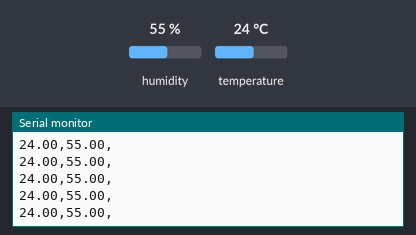
Bench run of a sketch on a simulated Arduino Uno, built with avr-gcc and run on an emulated ATmega328P. Parts: the last lines printed to the serial monitor. The inputs (shaded band) are chosen by the test bench; at power-on: humidity 55 %, temperature 24 °C.

Above: at 1.2 s.
1.3 s: humidity set to 22 %
At 1.35 s:
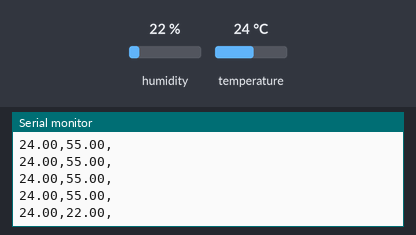
2.8 s: temperature set to 12 °C
At 2.83 s:
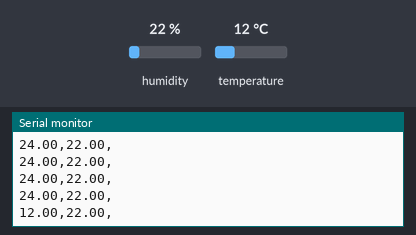
4.3 s: humidity set to 40 %
At 4.32 s:
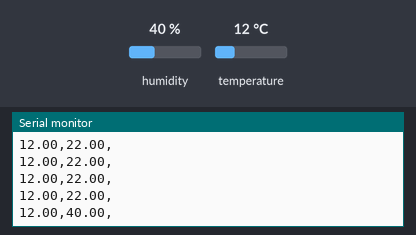
Timing chart, 0 to 7.3 s (numbered marks = the images above; inputs shaded):
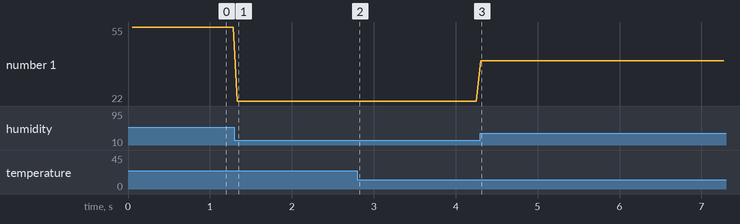

Measured:
- after the input at 1.3 s, the serial monitor: prints a new line at once (image 1)
- after the input at 2.8 s, the serial monitor: prints a new line at once (image 2)
- after the input at 4.3 s, the serial monitor: prints a new line at once (image 3)
- plotted number 1: 55 → 22 after the input at 1.3 s, 22 → 40 after the input at 4.3 s

The sketch:

sheets.ino
```cpp
#include <Arduino.h>

#include <Adafruit_Sensor.h>
#include <DHT.h>
#include <DHT_U.h>

#include <stdint.h>
// https://www.microsoft.com/en-us/download/confirmation.aspx?id=56976
constexpr uint8_t sensorPin{15};
constexpr uint8_t channelsInExcel{2};
constexpr uint16_t serialInterval{50};

DHT_Unified dht(sensorPin, DHT11);
uint32_t serialPreviousTime;
int8_t *sensorData[channelsInExcel];

void setup()
{
  Serial.begin(9600);
  dht.begin();
}

void loop()
{
  // Reading data from sensors
  sensor_t temperature;
  dht.temperature().getSensor(&temperature);
  sensor_t humidity;
  dht.humidity().getSensor(&humidity);

  uint8_t serialData[64]{};
  while (Serial.available() != 0) {
    Serial.readBytesUntil('\n', &serialData[0], 64);
  }

  // Tokenizing and adding readings to an array
  uint8_t *token = strtok(&serialData[0], ",");
  uint8_t index{};
  while (token != nullptr) {
    sensorData[index] = token;
    token = strtok(nullptr, ",");
    ++index;
  }

  // Print data to spreadsheet
  if ((millis() - serialPreviousTime) > serialInterval) {
    serialPreviousTime = millis();

    sensors_event_t event;
    dht.temperature().getEvent(&event);
    Serial.print(event.temperature);
    Serial.print(',');
    dht.humidity().getEvent(&event);
    Serial.print(event.relative_humidity);
    Serial.print(',');

    Serial.println();
  }
}
```
